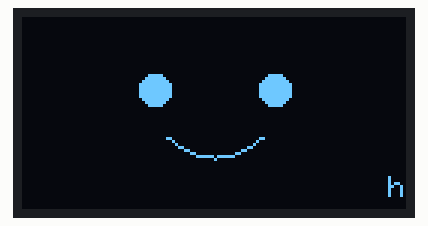
This sketch was run on a simulated Arduino Uno, built with avr-gcc and run on an emulated ATmega328P. Parts: 128×64 one-colour display.

Above: at 0.65 s.
At 1.99 s:
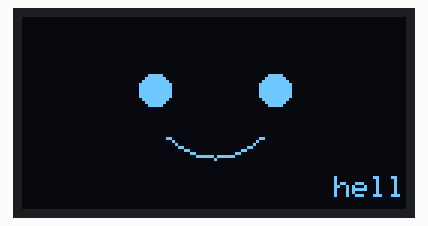
At 3.47 s:
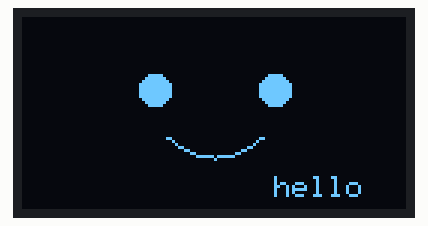
At 6.29 s:
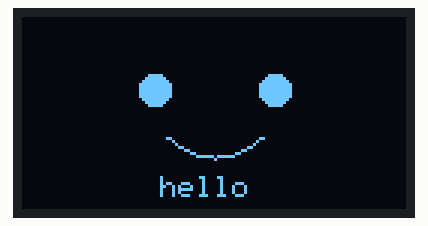
At 9.1 s:
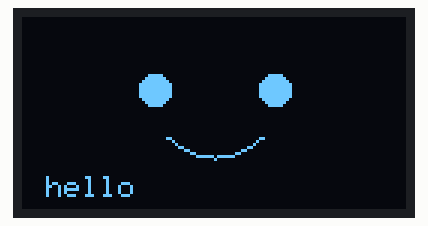
At 11.9 s:
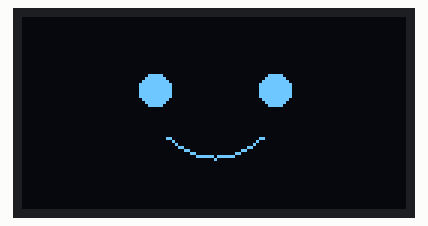

Measured:
- by itself, everything shown: repeats every 12.6 s, in 79 steps

The sketch:

01_oled.ino
```cpp
/* Bring-up 1/5: SSD1306 128x64 I2C OLED (Jerry's face).
 * Wire ONLY the OLED, by label:
 *   GND -> GND,  VCC -> 5V,  SCL -> A5,  SDA -> A4
 * Library: U8g2 (Library Manager -> "U8g2" by oliver).
 * Expected: a face with two eyes and a smile, and "hello" scrolling under it.
 * If the screen stays black, swap the SDA/SCL wires and retry. */

#include <U8g2lib.h>
#include <Wire.h>

U8G2_SSD1306_128X64_NONAME_1_HW_I2C u8g2(U8G2_R0, U8X8_PIN_NONE);

int x = 128;

void setup() {
  u8g2.begin();
}

void loop() {
  u8g2.firstPage();
  do {
    u8g2.drawDisc(44, 24, 5);
    u8g2.drawDisc(84, 24, 5);
    for (int i = -16; i <= 16; i++)             // a smile
      u8g2.drawPixel(64 + i, 40 + (7 * (256 - i * i)) / 256);
    u8g2.setFont(u8g2_font_6x10_tf);
    u8g2.drawStr(x, 60, "hello");
  } while (u8g2.nextPage());

  x -= 2;
  if (x < -40) x = 128;
  delay(40);
}
```
